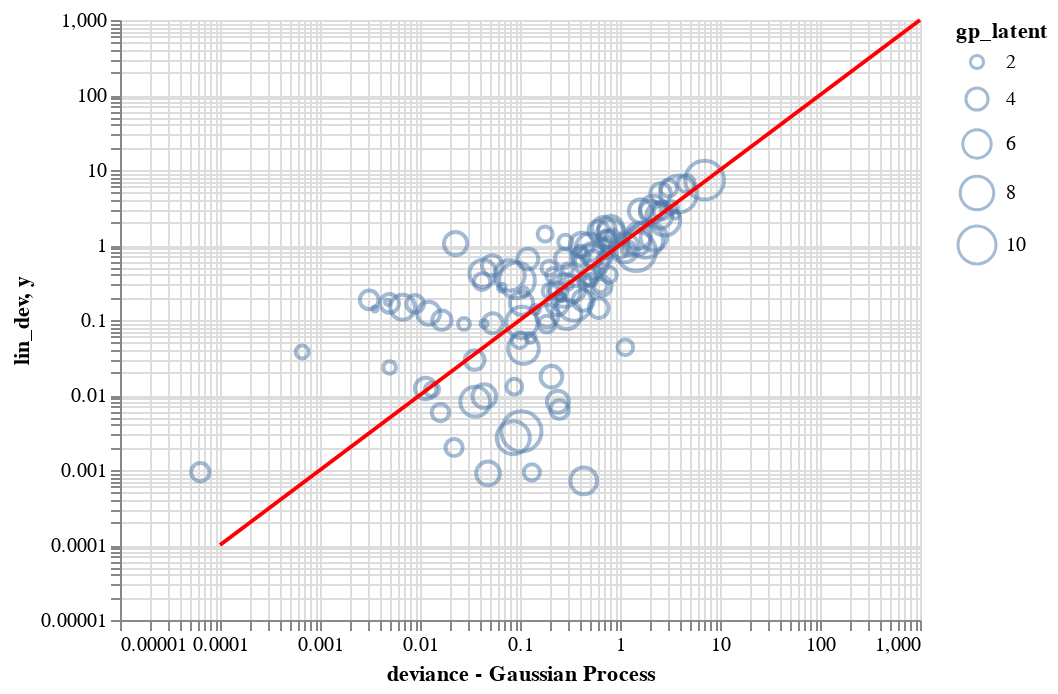

Notebook code cell kept with this figure:
### Code cell
scatter = alt.Chart(data_long).mark_point(opacity=0.5).encode(
    x = alt.X('gp_dev',scale=alt.Scale(type='log')),
    y = alt.Y('lin_dev',scale=alt.Scale(type='log')),
    size = alt.Size('gp_latent', scale=alt.Scale(domain=[1.0, 10.0])),
    tooltip=['gp_latent', 'latent']
)

line = alt.Chart(pd.DataFrame([[0.0001,0.0001],[1000,1000]], columns = ['x','y'])).mark_line(style="--", color='red').encode(
    x = alt.X('x',scale=alt.Scale(type='log'), title='deviance - Gaussian Process'),
    y = alt.Y('y',scale=alt.Scale(type='log')),
)

scatter + line

### Figure 1 — Vega-Lite specification as saved in the notebook (floating-point values rounded to 4 significant figures; data arrays with more than 128 entries replaced by an {"elided": "..."} marker saying what was removed)
{"$schema": "https://vega.github.io/schema/vega-lite/v2.6.0.json", "config": {"view": {"height": 300, "width": 400}}, "datasets": {"data-493cff92058de9550404f2537f135334": [{"x": 0.0001, "y": 0.0001}, {"x": 1000, "y": 1000}], "data-b4033708d3a3106c376d73ed7252c80b": {"elided": "270 records"}}, "layer": [{"data": {"name": "data-b4033708d3a3106c376d73ed7252c80b"}, "encoding": {"size": {"field": "gp_latent", "scale": {"domain": [1, 10]}, "type": "quantitative"}, "tooltip": [{"field": "gp_latent", "type": "quantitative"}, {"field": "latent", "type": "quantitative"}], "x": {"field": "gp_dev", "scale": {"type": "log"}, "type": "quantitative"}, "y": {"field": "lin_dev", "scale": {"type": "log"}, "type": "quantitative"}}, "mark": {"opacity": 0.5, "type": "point"}}, {"data": {"name": "data-493cff92058de9550404f2537f135334"}, "encoding": {"x": {"field": "x", "scale": {"type": "log"}, "title": "deviance - Gaussian Process", "type": "quantitative"}, "y": {"field": "y", "scale": {"type": "log"}, "type": "quantitative"}}, "mark": {"color": "red", "style": "--", "type": "line"}}]}
